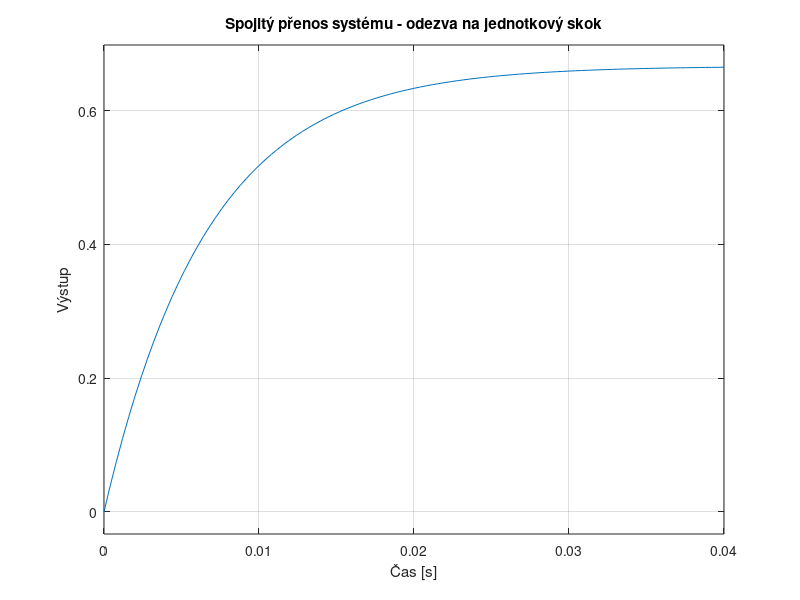
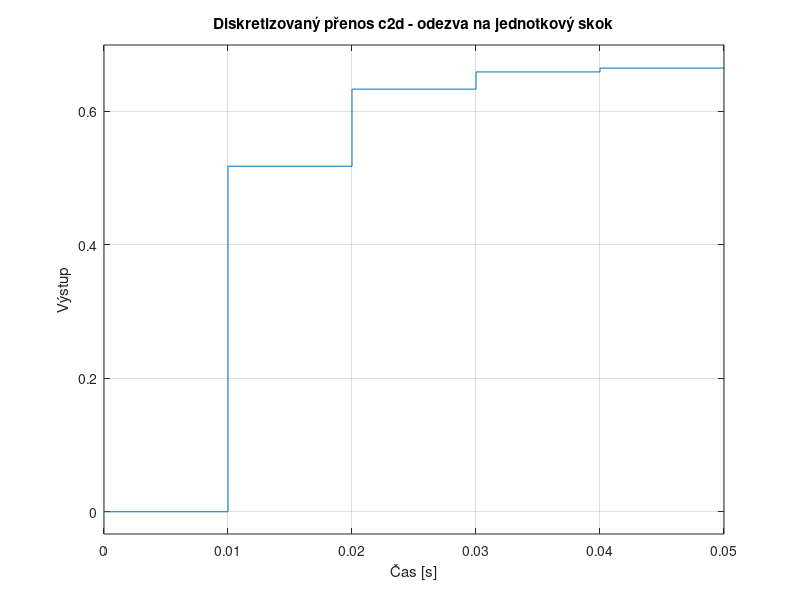
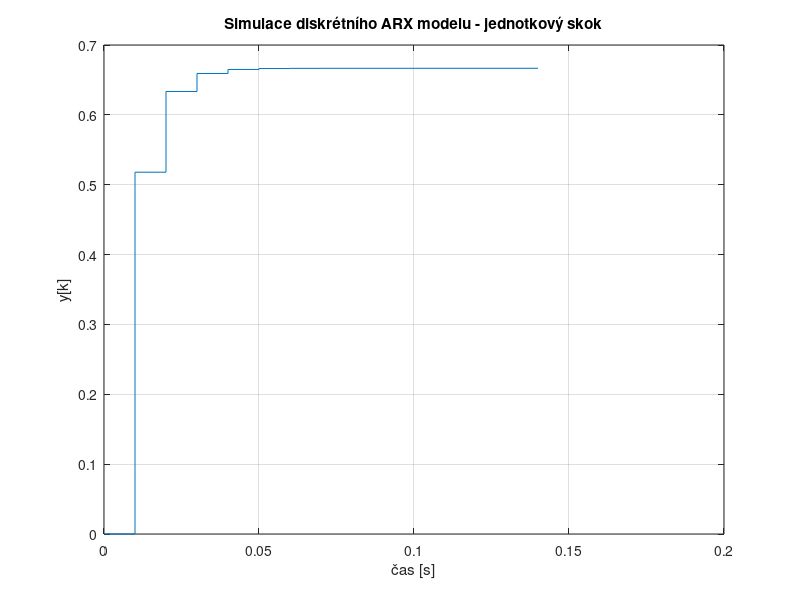
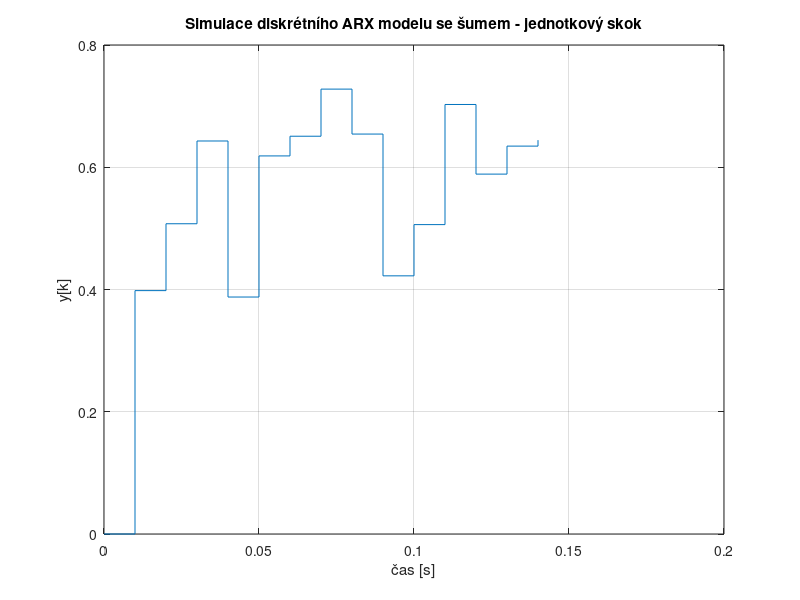

Reproduce these figures in MATLAB, in order. (Note: this script raises an error after producing the figures.)

%inicializace parametrů systému
R1=10;
R2=20;
C=0.001;
Ts=0.01;


%g1
T=((R1*R2)/(R1+R2))*C;
K=R2/(R1+R2);

%g2
a1k=-exp(-Ts/T);
b1k=K*(1-exp(-(Ts/T)));

theta_k=[a1k;b1k];
p=[R1;R2;C];

numerator = K;
denominator = [T 1];
G = tf(numerator, denominator); %přenos systému

Gd = c2d(G, Ts, 'zoh'); %diskrétní přenos


figure;
step(G);
grid on;
title('Spojitý přenos systému - odezva na jednotkový skok');
xlabel('Čas [s]');
ylabel('Výstup');

figure;
step(Gd);
grid on;
title('Diskretizovaný přenos c2d - odezva na jednotkový skok');
xlabel('Čas [s]');
ylabel('Výstup');



%% simulace - zadani (1) - inicializace parametrů


N = 15;             % počet kroků simulace
Ts = 0.01;           % vzorkovací perioda
u = ones(1, N);      % vstup (např. skoková funkce)
y = zeros(1, N);     % výstup
%y(1)=1;



%% simulace -zadani (1)- ARX modelu bez šumu



for k = 2:N

    %u(k)=10*sign(sin(2*pi*0.05*Ts*(k-1)));

    y(k) = -a1k * y(k-1) + b1k * u(k-1);

end

% Zobrazení výsledků
figure;
time = (0:N-1) * Ts;
stairs(time, y);
xlabel('čas [s]');
ylabel('y[k]');
title('Simulace diskrétního ARX modelu - jednotkový skok');
grid on;


%% simulace ARX modelu s šumem

whiteNoise = sqrt(0.02) * randn(N, 1);


for k = 2:N

    y(k) = -a1k * y(k-1) + b1k * u(k-1)+whiteNoise(k);

end

% Zobrazení výsledků
figure;
time = (0:N-1) * Ts;
stairs(time, y);
xlabel('čas [s]');
ylabel('y[k]');
title('Simulace diskrétního ARX modelu se šumem - jednotkový skok');
grid on;

figure;
plot(whiteNoise, 'ro', 'LineStyle','none','MarkerFaceColor','r');
hold on;
yline(0, 'k-', 'LineWidth', 1.5);  % Vodorovná čára na y=0
title('Bílý šum');




%% nejmenší čtverce



R1_promenne=0;
F = 7000;      
a_true=a1k;
b_true=b1k;
sigma = 0.01;           % standardní odchylka šumu
lambda = 0.99;          % zapomínací faktor
Ts=0.01;

% Příprava paměti pro u, y, atd.
u = zeros(1,F);
y = zeros(1,F);
y_bezSumu=zeros(1,F);
y_est = zeros(1,F);
e = sqrt(0.02) * randn(F, 1); 
whiteNoise2= -10 + (20) * rand(N, 1);

R_matice=zeros(1,F);
thetaTrue = [a_true; b_true]; % "skutečné" parametry

% Odhad: 2 parametry => theta = [a; b]
thetaEstNoForget = zeros(2,F);   % RLS bez zapomínání
thetaEstForget   = zeros(2,F);   % RLS s expon. zapomínáním


% Kovarianční matice (pro klasické RLS a RLS s EF)
P_no = 100 * eye(2);    % počáteční velká nejistota
P_ef = 100 * eye(2);

% Pro uložení chyb odhadu
thetaErrNoForget = zeros(2,F);
thetaErrForget   = zeros(2,F);

% Počáteční podmínky pro y(k)
% (Je-li model 1. řádu, stačí y(1)=0, u(1)=0 atp.)
y(1) = 0;
u(1) = 1;  % třeba začneme s jednotkovým vstupem




% Simulace a odhad
for k = 2:F



    %změna parametru R1:
     if k < 3000
         R1_promenne = 10;

     elseif k < 5000
         R1_promenne = 10 + 0.1 * ((k * Ts) - 30);

     else
        R1_promenne= 12;

     end

    R_matice(k)=R1_promenne;

    T=((R1_promenne*R2)/(R1_promenne+R2))*C;
    K=R2/(R1_promenne+R2);
    a1k=-exp(-Ts/T);
    b1k=K*(1-exp(-(Ts/T)));
    a_true=a1k;
    b_true=b1k;





    % u(k)=whiteNoise2(k); %šum jako vstupní signál
    
    u(k)=10*sign(sin(2*pi*0.05*Ts*(k-1))); %obdelníkový vstupní signál


    % 2) Výpočet výstupu systému (skutečný model)
    y(k) = -a1k * y(k-1) + b1k * u(k-1)+e(k);
    y_bezSumu(k) = -a1k * y_bezSumu(k-1) + b1k * u(k-1);

    
    phi_k = [-y(k-1); u(k-1)];  % Regresor (2×1)


    % 4) RLS s exponenciálním zapomínáním
    denom_ef = lambda*sigma^2 + phi_k' * P_ef * phi_k;
    K_ef = (P_ef * phi_k) / denom_ef;
    % aktualizace odhadu
    err_ef = y(k) - phi_k' * thetaEstForget(:,k-1);
    thetaEstForget(:,k) = thetaEstForget(:,k-1) + K_ef * err_ef;
    % aktualizace kovarianční matice
    P_ef = (1/lambda) * (P_ef - K_ef * phi_k' * P_ef);
    % uložení chyby odhadu
    thetaErrForget(:,k) = thetaTrue - thetaEstForget(:,k);

     y_est(k) = -thetaEstForget(1,k)*y(k-1) + thetaEstForget(2,k)*u(k-1);
end

% Zobrazení výsledků
t = 1:F;

figure;
plot(t, y, t, u, 'LineWidth', 1.2);
legend('skutečný výstup se šumem','Vstup u(k)');
xlabel('k');
title('skutečný výstup se šumem a vstup');


figure;
plot(t, thetaEstForget(1,:), t, thetaEstForget(2,:), '--','LineWidth',1.2);
legend('a - RLS-EF','b - RLS-EF');
xlabel('k');
title('Parametry - RLS s exponenciálním zapomínáním');


figure;
plot(t, thetaErrForget(1,:), t, thetaErrForget(2,:),'LineWidth',1.2);
legend('Chyba a - EF','Chyba b - EF');
xlabel('k');
title('Chyba odhadu - s exponenciálním zapomínáním');

figure;
plot(t,y,t, y_est, 'LineWidth', 1.2);
legend('skutečný výstup se šumem','odhadovaný výstup');
xlabel('k');
title('skutečný (+šum) a odhadovaný výstup');
grid on;

figure;
plot(t, y_bezSumu, 'LineWidth', 1.2);
legend('výstup bez šumu');
xlabel('k');
title('výstup bez sumu');
grid on;


figure;
plot(t, R_matice, 'LineWidth', 1.2);
legend('R1');
xlabel('k');
title('R1 v čase');
grid on;
